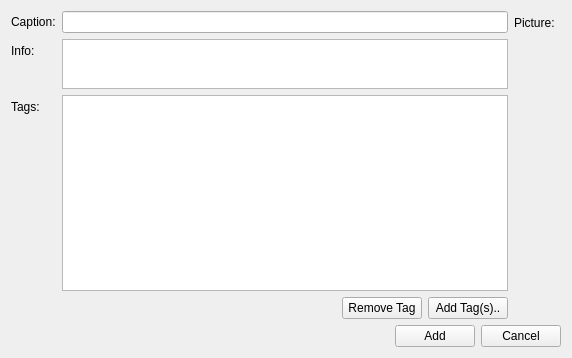
<?xml version="1.0" encoding="UTF-8"?>
<ui version="4.0">
 <class>picture_add_form</class>
 <widget class="QWidget" name="picture_add_form">
  <property name="geometry">
   <rect>
    <x>0</x>
    <y>0</y>
    <width>572</width>
    <height>358</height>
   </rect>
  </property>
  <property name="windowTitle">
   <string>Add picture</string>
  </property>
  <property name="windowIcon">
   <iconset resource="../configurator.qrc">
    <normaloff>:/images/picture.png</normaloff>:/images/picture.png</iconset>
  </property>
  <layout class="QGridLayout" name="gridLayout">
   <item row="0" column="0">
    <layout class="QFormLayout" name="formLayout">
     <item row="0" column="1">
      <widget class="QLineEdit" name="caption">
       <property name="initialFocus" stdset="0">
        <bool>true</bool>
       </property>
      </widget>
     </item>
     <item row="0" column="0">
      <widget class="QLabel" name="label_caption">
       <property name="text">
        <string>Caption:</string>
       </property>
       <property name="buddy">
        <cstring>caption</cstring>
       </property>
      </widget>
     </item>
     <item row="1" column="1">
      <widget class="QPlainTextEdit" name="info">
       <property name="maximumSize">
        <size>
         <width>16777215</width>
         <height>50</height>
        </size>
       </property>
      </widget>
     </item>
     <item row="2" column="1">
      <widget class="QListWidget" name="tags">
       <property name="horizontalScrollBarPolicy">
        <enum>Qt::ScrollBarAlwaysOff</enum>
       </property>
       <property name="alternatingRowColors">
        <bool>true</bool>
       </property>
       <property name="selectionMode">
        <enum>QAbstractItemView::SingleSelection</enum>
       </property>
       <property name="flow">
        <enum>QListView::LeftToRight</enum>
       </property>
       <property name="isWrapping" stdset="0">
        <bool>true</bool>
       </property>
       <property name="action" stdset="0">
        <string>PictureTagSetRequest tags {id = {main.id}}</string>
       </property>
       <property name="action:add_tag" stdset="0">
        <string>TagSetRequest tags { tag [] { id = {id}}; add [] { id = {tag_select.tag.selected}}}</string>
       </property>
       <property name="dataslot" stdset="0">
        <string>add_tag ({main.widgetid}_tag)</string>
       </property>
       <property name="link:tag_select" stdset="0">
        <string>{main.widgetid}_tag</string>
       </property>
       <property name="action:exclude_tag" stdset="0">
        <string>TagSetRequest tags { tag [] { id = {unselected}}}</string>
       </property>
       <property name="answer" stdset="0">
        <string>Picture tags { tag[] { id={item.id}; name {{item}} }</string>
       </property>
      </widget>
     </item>
     <item row="1" column="0">
      <widget class="QLabel" name="label_info">
       <property name="text">
        <string>Info:</string>
       </property>
       <property name="buddy">
        <cstring>info</cstring>
       </property>
      </widget>
     </item>
     <item row="2" column="0">
      <widget class="QLabel" name="label_tags">
       <property name="text">
        <string>Tags:</string>
       </property>
       <property name="buddy">
        <cstring>tags</cstring>
       </property>
      </widget>
     </item>
     <item row="3" column="1">
      <layout class="QHBoxLayout" name="horizontalLayout_3">
       <item>
        <spacer name="horizontalSpacer_3">
         <property name="orientation">
          <enum>Qt::Horizontal</enum>
         </property>
         <property name="sizeHint" stdset="0">
          <size>
           <width>40</width>
           <height>20</height>
          </size>
         </property>
        </spacer>
       </item>
       <item>
        <widget class="QPushButton" name="pushButton">
         <property name="text">
          <string>Remove Tag</string>
         </property>
         <property name="datasignal:clicked" stdset="0">
          <string>exclude_tag@main.tags</string>
         </property>
         <property name="state:enabled" stdset="0">
          <string>{tags.selected}&gt;0</string>
         </property>
        </widget>
       </item>
       <item>
        <widget class="QPushButton" name="add_edit_button_2">
         <property name="text">
          <string>Add Tag(s)..</string>
         </property>
         <property name="form" stdset="0">
          <string>tag_select?widgetid={main.widgetid}_tag</string>
         </property>
         <property name="datasignal:destroyed" stdset="0">
          <string>close@{main.widgetid}_tag</string>
         </property>
        </widget>
       </item>
      </layout>
     </item>
    </layout>
   </item>
   <item row="0" column="1">
    <layout class="QFormLayout" name="formLayout_2">
     <property name="fieldGrowthPolicy">
      <enum>QFormLayout::AllNonFixedFieldsGrow</enum>
     </property>
     <item row="0" column="0">
      <widget class="QLabel" name="label_picture">
       <property name="text">
        <string>Picture:</string>
       </property>
       <property name="buddy">
        <cstring>image</cstring>
       </property>
      </widget>
     </item>
     <item row="0" column="1">
      <widget class="PictureChooser" name="image">
       <property name="minimumSize">
        <size>
         <width>0</width>
         <height>150</height>
        </size>
       </property>
       <property name="global:lastPictureDir" stdset="0">
        <string notr="true">_w_state</string>
       </property>
      </widget>
     </item>
    </layout>
   </item>
   <item row="6" column="0" colspan="2">
    <layout class="QHBoxLayout" name="horizontalLayout">
     <item>
      <spacer name="horizontalSpacer">
       <property name="orientation">
        <enum>Qt::Horizontal</enum>
       </property>
       <property name="sizeHint" stdset="0">
        <size>
         <width>40</width>
         <height>20</height>
        </size>
       </property>
      </spacer>
     </item>
     <item>
      <widget class="QPushButton" name="add">
       <property name="text">
        <string>Add</string>
       </property>
       <property name="action" stdset="0">
        <string>createPicture picture {caption{{main.caption}}; info {{main.info}}; tags { tag[] {id={main.tags.item.id:?}}}; image {size={main.image.size:?}; {main.image.base64:?}}}</string>
       </property>
       <property name="form" stdset="0">
        <string>_CLOSE_</string>
       </property>
       <property name="datasignal:clicked" stdset="0">
        <string>picture</string>
       </property>
      </widget>
     </item>
     <item>
      <widget class="QPushButton" name="cancel">
       <property name="text">
        <string>Cancel</string>
       </property>
       <property name="form" stdset="0">
        <string notr="true">_CLOSE_</string>
       </property>
      </widget>
     </item>
    </layout>
   </item>
  </layout>
 </widget>
 <customwidgets>
  <customwidget>
   <class>PictureChooser</class>
   <extends>QWidget</extends>
   <header>PictureChooser.hpp</header>
  </customwidget>
 </customwidgets>
 <tabstops>
  <tabstop>caption</tabstop>
  <tabstop>info</tabstop>
  <tabstop>tags</tabstop>
  <tabstop>pushButton</tabstop>
  <tabstop>add_edit_button_2</tabstop>
  <tabstop>image</tabstop>
  <tabstop>add</tabstop>
  <tabstop>cancel</tabstop>
 </tabstops>
 <resources>
  <include location="../configurator.qrc"/>
  <include location="../configurator.qrc"/>
 </resources>
 <connections/>
</ui>
